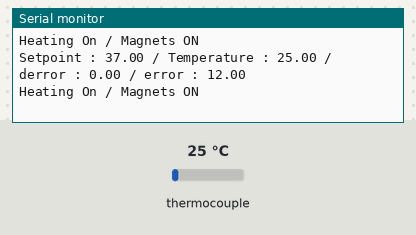
The sketch below on a simulated Arduino Nano Every. Shown: the last lines printed to the serial monitor. Inputs (shaded band) come from the test bench; at power-on: thermocouple 25 °C.

Above: at 1.7 s.
1.8 s: thermocouple set to 33 °C
At 2.2 s:
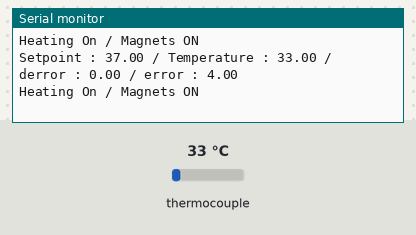
4.8 s: thermocouple set to 39 °C
At 4.99 s:
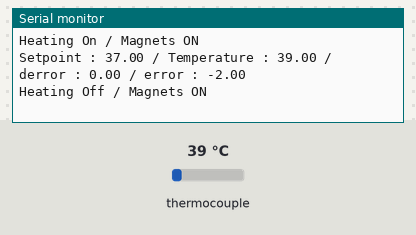
Timing chart, 0 to 7.8 s (numbered marks = the images above; inputs shaded):
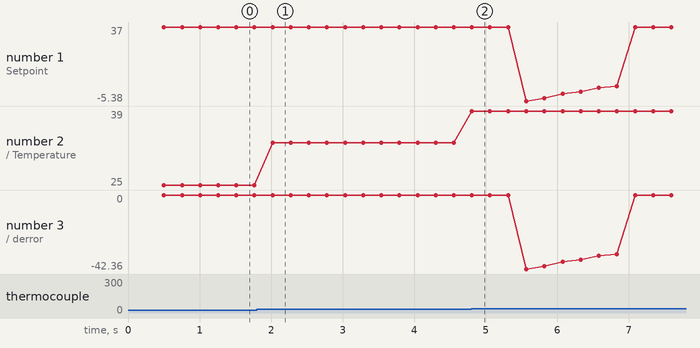

The sketch:

IKA_control.ino
```cpp
// Implemented on Arduino Nano Every with USB control
// PID not tuned yet
#include <Adafruit_MAX31865.h>

// Use software SPI: CS, DI, DO, CLK
Adafruit_MAX31865 thermo = Adafruit_MAX31865(A0, A1, A2, A3);
// use hardware SPI, just pass in the CS pin
//Adafruit_MAX31865 thermo = Adafruit_MAX31865(10);

// The value of the Rref resistor. Use 430.0 for PT100 and 4300.0 for PT1000
#define RREF      4300.0
// The 'nominal' 0-degrees-C resistance of the sensor
// 100.0 for PT100, 1000.0 for PT1000
#define RNOMINAL  1000.0

#define SSR_TEMP    8
#define SSR_MAGNETS 7

float aerror[20]; // 2 point should be enough
float ainterval[20];
float temp = 0;
float ratio = 0;
int k = 0;
float error = 0;
float derror = 0;
float ierror = 0;
float time_tot = 1;
float time_0[20];
float interval = millis();
bool heatingEnable = true;
bool magnetEnable = true;
float Kp = 1.0;
float Kd = 150.0; //PID parameters to be tuned
float Ki = 0.01;
float setpoint = 37;

bool stringComplete = false;
String dataString = "";
String inputString = "";

void setup() {
  Serial.begin(115200);
  inputString.reserve(200);
    while (!Serial) {
    ; // wait for serial port to connect. Needed for native USB port only
  }
  Serial.println("Adafruit MAX31865 PT1000 Sensor Test!");
  thermo.begin(MAX31865_3WIRE);  // set to 2WIRE or 4WIRE as necessary

  pinMode(SSR_TEMP,OUTPUT);
  digitalWrite(SSR_TEMP,LOW);
  pinMode(SSR_MAGNETS,OUTPUT);
  digitalWrite(SSR_MAGNETS,LOW);
  delay(500);
}


void loop() {

  uint16_t rtd = thermo.readRTD();

  //Serial.print("RTD value: "); Serial.println(rtd);
  ratio = rtd;
  temp = thermo.temperature(RNOMINAL,RREF);
  error = setpoint-temp;
  interval = millis()-interval;
  ratio /= 32768;
  //Serial.print("Ratio = "); Serial.println(ratio,8);
  //Serial.print("Resistance = "); Serial.println(RREF*ratio,8);
  //Serial.print("Temperature = "); Serial.println(thermo.temperature(RNOMINAL, RREF));

  // Check and print any faults
  uint8_t fault = thermo.readFault();
  if (fault) {
    Serial.print("Fault 0x"); Serial.println(fault, HEX);
    if (fault & MAX31865_FAULT_HIGHTHRESH) {
      Serial.println("RTD High Threshold");
    }
    if (fault & MAX31865_FAULT_LOWTHRESH) {
      Serial.println("RTD Low Threshold");
    }
    if (fault & MAX31865_FAULT_REFINLOW) {
      Serial.println("REFIN- > 0.85 x Bias");
    }
    if (fault & MAX31865_FAULT_REFINHIGH) {
      Serial.println("REFIN- < 0.85 x Bias - FORCE- open");
    }
    if (fault & MAX31865_FAULT_RTDINLOW) {
      Serial.println("RTDIN- < 0.85 x Bias - FORCE- open");
    }
    if (fault & MAX31865_FAULT_OVUV) {
      Serial.println("Under/Over voltage");
    }
    thermo.clearFault();
  }
  //delay(200);

  //Temperature Control PID ----------------------------------------------------------------
  if(k<20){
    aerror[k] = error; //array_error °C
    ainterval[k] = interval; //array_interval ms
    //time_0[k] = time_0[k-1] + interval;
    k++;
  }
  else{
    for(int i = 0; i<19;i++){
      aerror[i] = aerror[i+1];
      ainterval[i] = ainterval[i+1];
      time_tot += ainterval[i];
      time_0[i] = time_tot;
    }
    aerror[19] = error;
    ainterval[19] = interval;
    time_tot += interval;
    time_0[19] = time_tot;
    derror = (aerror[19]-aerror[10])/(time_0[19]-time_0[10])*1000;
    ierror = (aerror[19]*ainterval[19]+aerror[18]*ainterval[18])/(ainterval[19]+ainterval[18]);
  }
  // PID controller = Kp*e + Ki*integral(e) + Kd*de/dt
  // error > 0 when temp < setpoint
  //&& !digitalRead(PIN_ENABLE)
  Serial.print("Setpoint : ");Serial.print(Kp*error + Kd*derror + Ki*ierror + temp);
  Serial.print(" / Temperature : ");Serial.print(temp);
  Serial.print(" / derror : ");Serial.print(Kd*derror);
  Serial.print(" / error : ");Serial.print(error);
  Serial.println();
  //if(Kp*error + Kd*derror + Ki*ierror > 0 && digitalRead(PIN_ENABLE)){
  if(Kp*error + Kd*derror + Ki*ierror > 0 && heatingEnable){
    digitalWrite(SSR_TEMP,HIGH);
    Serial.print("Heating On / ");
  }
  else{digitalWrite(SSR_TEMP,LOW);
  Serial.print("Heating Off / ");
  }
  delay(250); //Wait 250 ms to be sure that the SSR was activated or deactivated
  //Magnet control ----------------------------------------------------------------------------
  if(magnetEnable){
    digitalWrite(SSR_MAGNETS,HIGH);
    Serial.println("Magnets ON");
  }
  else {
    digitalWrite(SSR_MAGNETS,LOW);
    Serial.println("Magnets OFF");
  }
  //SerialEvent -------------------------------------------------------------------
  if(Serial.available()){
    while (Serial.available()) {
      // get the new byte:
      char inChar = (char)Serial.read();
      // if the incoming character is a newline, set a flag so the main loop can do something about it:
      if (inChar == '\n') {
          stringComplete = true;}
      else {
      // add it to the inputString:
      inputString += inChar;}
    }
  }
  //if SerialEvent occured
  if(stringComplete){
    Serial.println(inputString);
    dataString = inputString;
    stringComplete = false;

    if(dataString == "Magnets ON")
      magnetEnable = true;
    if(dataString == "Magnets OFF")
      magnetEnable = false;
    if(dataString == "Heating ON")
      heatingEnable = true;
    if(dataString == "Heating OFF")
      heatingEnable = false;
    if(dataString == "Reset Controller")
      software_reset();

    dataString = "";
    inputString = "";
  }
}

//Reset Arduino
void software_reset() {
  asm volatile (" jmp 0");
}
```

Measured:
- the behaviour switches between 36 and 37 °C on thermocouple (found by bisection; images 1 and 2)
- after the input at 1.8 s, the serial monitor: prints a new line after 0.22 s (image 1)
- after the input at 4.8 s, the serial monitor: prints a new line at once (image 2)
- plotted number 1: 37 → 36.98 after the input at 4.8 s
- plotted number 2: 25 → 33 after the input at 1.8 s, 33 → 39 after the input at 4.8 s
